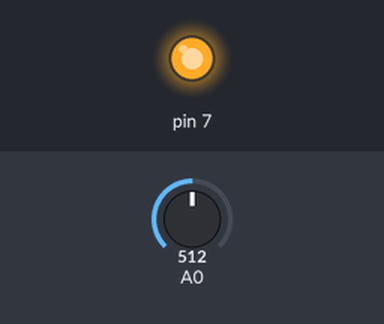
Bench run of a sketch on a simulated Arduino Uno, built with avr-gcc and run on an emulated ATmega328P. Parts: output pins drawn as LEDs (lit = HIGH). The inputs (shaded band) are chosen by the test bench; at power-on: A0 = 512. What the sketch prints to the serial monitor is not drawn.

Above: at 1.8 s.
1.9 s: A0 set to 491
At 2.7 s:
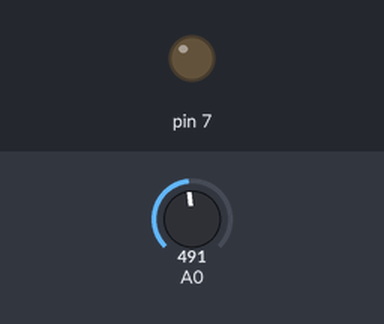
4.0 s: A0 set to 510
At 4.3 s:
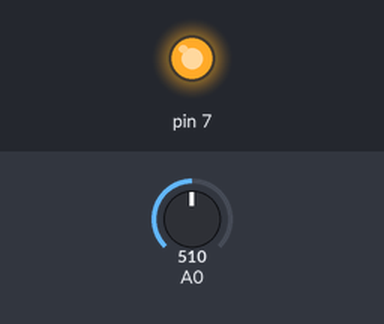
5.5 s: A0 set to 490
At 6.7 s:
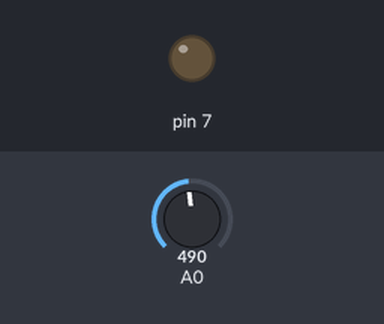
Timing chart, 0 to 8.5 s (numbered marks = the images above; inputs shaded):
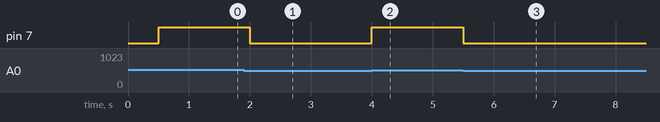

Measured:
- the behaviour switches between 501 and 500 on A0 (found by bisection; images 0 and 1)
- after the input at 1.9 s, pin 7: HIGH → LOW after 0.10 s
- after the input at 4.0 s, pin 7: LOW → HIGH at once
- after the input at 5.5 s, pin 7: HIGH → LOW at once

The sketch:

watering.ino
```cpp
void setup() {
  Serial.begin(9600);
  pinMode(7,OUTPUT); //繼電器的接腳
}

void loop() {
  delay(500);  //延遲時間（毫秒）
  int sensorValue = analogRead(A0); //read感測器接腳A0數值
  Serial.print(sensorValue);

  if(sensorValue > 500)
  {
    digitalWrite(7,HIGH);   //如果太乾燥，啟動水泵，輸出高電位5V
    Serial.println(" 需要澆水！！！");
  }
  else
  {
    digitalWrite(7,LOW);    //如果濕度夠，停止給水，輸出低電位0V
    Serial.println("  不用澆水");
  }


}
```
